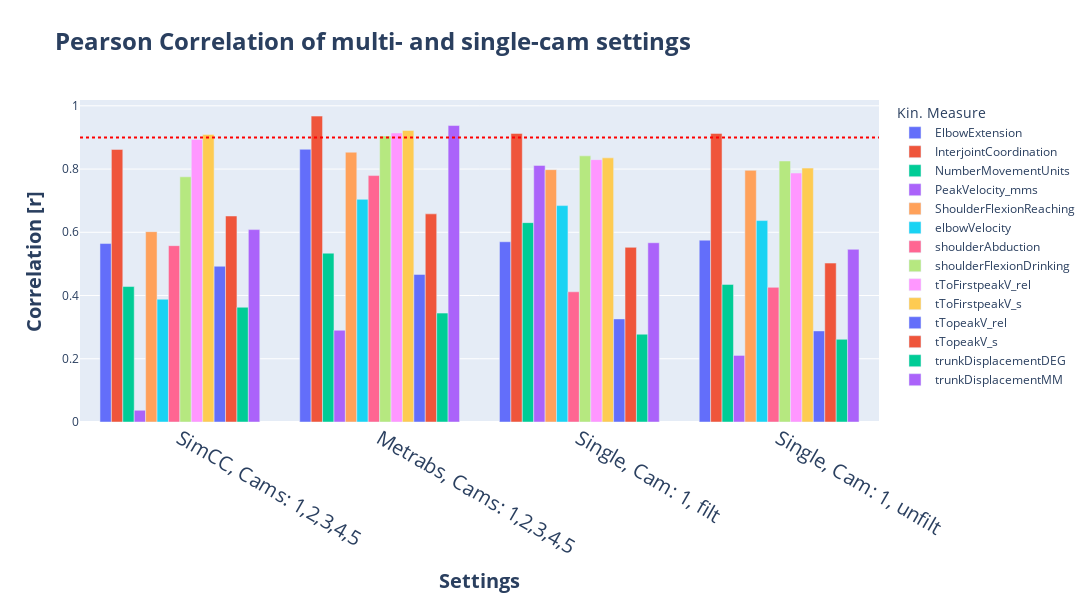

Here is the notebook cell this chart was saved with:
### Code cell
fig = px.bar(df_plot[df_plot['id_s'].isin(idx_s_reduced)], x='id_s_name', y='correlation', color='measure', title=f'Pearson Correlation', labels={'correlation': 'Pearson Correlation', 'id_s': 'Subject ID', 'measure': 'Kin. Measure'},
             template = 'plotly', barmode="group")

fig.add_hline(y=0.9, line_dash='dot', line_color='red', name = 'minimum correlation')

fig.update_layout(title= dict(text=f'<b>Pearson Correlation of multi- and single-cam settings<b>', font=dict(size=24)) ,
                  xaxis_title = dict(text=f'<b>Settings<b>', font=dict(size=20)),
                  yaxis_title = dict(text=f'<b>Correlation [r]<b>', font=dict(size=20)),
                  xaxis = dict(tickfont=dict(size=20)),
                  width = 1300, height = 600,
          )

fig.show()

os.makedirs(os.path.join(dir_plots_cat, '04_correlation'), exist_ok=True)

path = os.path.join(dir_plots_cat, '04_correlation', f'pearson_corr_reduced.html')
fig.write_html(path)

path = os.path.join(dir_plots_cat, '04_correlation', f'pearson_corr_reduced.png')
fig.write_image(path, scale = 5)

### Figure 1 — Plotly figure (JSON) as saved in the notebook; plotly's stock layout.template omitted (floating-point values rounded to 4 significant figures)
{"data": [{"alignmentgroup": "True", "hovertemplate": "Kin. Measure=ElbowExtension<br>id_s_name=%{x}<br>Pearson Correlation=%{y}<extra></extra>", "legendgroup": "ElbowExtension", "marker": {"color": "#636efa", "pattern": {"shape": ""}}, "name": "ElbowExtension", "offsetgroup": "ElbowExtension", "orientation": "v", "showlegend": true, "textposition": "auto", "x": ["SimCC, Cams: 1,2,3,4,5", "Metrabs, Cams: 1,2,3,4,5", "Single, Cam: 1, filt", "Single, Cam: 1, unfilt"], "xaxis": "x", "y": [0.5644, 0.8626, 0.5701, 0.5751], "yaxis": "y", "type": "bar"}, {"alignmentgroup": "True", "hovertemplate": "Kin. Measure=InterjointCoordination<br>id_s_name=%{x}<br>Pearson Correlation=%{y}<extra></extra>", "legendgroup": "InterjointCoordination", "marker": {"color": "#EF553B", "pattern": {"shape": ""}}, "name": "InterjointCoordination", "offsetgroup": "InterjointCoordination", "orientation": "v", "showlegend": true, "textposition": "auto", "x": ["SimCC, Cams: 1,2,3,4,5", "Metrabs, Cams: 1,2,3,4,5", "Single, Cam: 1, filt", "Single, Cam: 1, unfilt"], "xaxis": "x", "y": [0.8622, 0.9675, 0.9127, 0.9128], "yaxis": "y", "type": "bar"}, {"alignmentgroup": "True", "hovertemplate": "Kin. Measure=NumberMovementUnits<br>id_s_name=%{x}<br>Pearson Correlation=%{y}<extra></extra>", "legendgroup": "NumberMovementUnits", "marker": {"color": "#00cc96", "pattern": {"shape": ""}}, "name": "NumberMovementUnits", "offsetgroup": "NumberMovementUnits", "orientation": "v", "showlegend": true, "textposition": "auto", "x": ["SimCC, Cams: 1,2,3,4,5", "Metrabs, Cams: 1,2,3,4,5", "Single, Cam: 1, filt", "Single, Cam: 1, unfilt"], "xaxis": "x", "y": [0.4284, 0.534, 0.6305, 0.4352], "yaxis": "y", "type": "bar"}, {"alignmentgroup": "True", "hovertemplate": "Kin. Measure=PeakVelocity_mms<br>id_s_name=%{x}<br>Pearson Correlation=%{y}<extra></extra>", "legendgroup": "PeakVelocity_mms", "marker": {"color": "#ab63fa", "pattern": {"shape": ""}}, "name": "PeakVelocity_mms", "offsetgroup": "PeakVelocity_mms", "orientation": "v", "showlegend": true, "textposition": "auto", "x": ["SimCC, Cams: 1,2,3,4,5", "Metrabs, Cams: 1,2,3,4,5", "Single, Cam: 1, filt", "Single, Cam: 1, unfilt"], "xaxis": "x", "y": [0.03712, 0.2901, 0.8115, 0.2105], "yaxis": "y", "type": "bar"}, {"alignmentgroup": "True", "hovertemplate": "Kin. Measure=ShoulderFlexionReaching<br>id_s_name=%{x}<br>Pearson Correlation=%{y}<extra></extra>", "legendgroup": "ShoulderFlexionReaching", "marker": {"color": "#FFA15A", "pattern": {"shape": ""}}, "name": "ShoulderFlexionReaching", "offsetgroup": "ShoulderFlexionReaching", "orientation": "v", "showlegend": true, "textposition": "auto", "x": ["SimCC, Cams: 1,2,3,4,5", "Metrabs, Cams: 1,2,3,4,5", "Single, Cam: 1, filt", "Single, Cam: 1, unfilt"], "xaxis": "x", "y": [0.602, 0.8534, 0.7981, 0.7959], "yaxis": "y", "type": "bar"}, {"alignmentgroup": "True", "hovertemplate": "Kin. Measure=elbowVelocity<br>id_s_name=%{x}<br>Pearson Correlation=%{y}<extra></extra>", "legendgroup": "elbowVelocity", "marker": {"color": "#19d3f3", "pattern": {"shape": ""}}, "name": "elbowVelocity", "offsetgroup": "elbowVelocity", "orientation": "v", "showlegend": true, "textposition": "auto", "x": ["SimCC, Cams: 1,2,3,4,5", "Metrabs, Cams: 1,2,3,4,5", "Single, Cam: 1, filt", "Single, Cam: 1, unfilt"], "xaxis": "x", "y": [0.3883, 0.7042, 0.6844, 0.637], "yaxis": "y", "type": "bar"}, {"alignmentgroup": "True", "hovertemplate": "Kin. Measure=shoulderAbduction<br>id_s_name=%{x}<br>Pearson Correlation=%{y}<extra></extra>", "legendgroup": "shoulderAbduction", "marker": {"color": "#FF6692", "pattern": {"shape": ""}}, "name": "shoulderAbduction", "offsetgroup": "shoulderAbduction", "orientation": "v", "showlegend": true, "textposition": "auto", "x": ["SimCC, Cams: 1,2,3,4,5", "Metrabs, Cams: 1,2,3,4,5", "Single, Cam: 1, filt", "Single, Cam: 1, unfilt"], "xaxis": "x", "y": [0.5577, 0.7794, 0.4118, 0.4259], "yaxis": "y", "type": "bar"}, {"alignmentgroup": "True", "hovertemplate": "Kin. Measure=shoulderFlexionDrinking<br>id_s_name=%{x}<br>Pearson Correlation=%{y}<extra></extra>", "legendgroup": "shoulderFlexionDrinking", "marker": {"color": "#B6E880", "pattern": {"shape": ""}}, "name": "shoulderFlexionDrinking", "offsetgroup": "shoulderFlexionDrinking", "orientation": "v", "showlegend": true, "textposition": "auto", "x": ["SimCC, Cams: 1,2,3,4,5", "Metrabs, Cams: 1,2,3,4,5", "Single, Cam: 1, filt", "Single, Cam: 1, unfilt"], "xaxis": "x", "y": [0.7755, 0.9046, 0.8417, 0.8255], "yaxis": "y", "type": "bar"}, {"alignmentgroup": "True", "hovertemplate": "Kin. Measure=tToFirstpeakV_rel<br>id_s_name=%{x}<br>Pearson Correlation=%{y}<extra></extra>", "legendgroup": "tToFirstpeakV_rel", "marker": {"color": "#FF97FF", "pattern": {"shape": ""}}, "name": "tToFirstpeakV_rel", "offsetgroup": "tToFirstpeakV_rel", "orientation": "v", "showlegend": true, "textposition": "auto", "x": ["SimCC, Cams: 1,2,3,4,5", "Metrabs, Cams: 1,2,3,4,5", "Single, Cam: 1, filt", "Single, Cam: 1, unfilt"], "xaxis": "x", "y": [0.8939, 0.9142, 0.8298, 0.7873], "yaxis": "y", "type": "bar"}, {"alignmentgroup": "True", "hovertemplate": "Kin. Measure=tToFirstpeakV_s<br>id_s_name=%{x}<br>Pearson Correlation=%{y}<extra></extra>", "legendgroup": "tToFirstpeakV_s", "marker": {"color": "#FECB52", "pattern": {"shape": ""}}, "name": "tToFirstpeakV_s", "offsetgroup": "tToFirstpeakV_s", "orientation": "v", "showlegend": true, "textposition": "auto", "x": ["SimCC, Cams: 1,2,3,4,5", "Metrabs, Cams: 1,2,3,4,5", "Single, Cam: 1, filt", "Single, Cam: 1, unfilt"], "xaxis": "x", "y": [0.9095, 0.9222, 0.8354, 0.8031], "yaxis": "y", "type": "bar"}, {"alignmentgroup": "True", "hovertemplate": "Kin. Measure=tTopeakV_rel<br>id_s_name=%{x}<br>Pearson Correlation=%{y}<extra></extra>", "legendgroup": "tTopeakV_rel", "marker": {"color": "#636efa", "pattern": {"shape": ""}}, "name": "tTopeakV_rel", "offsetgroup": "tTopeakV_rel", "orientation": "v", "showlegend": true, "textposition": "auto", "x": ["SimCC, Cams: 1,2,3,4,5", "Metrabs, Cams: 1,2,3,4,5", "Single, Cam: 1, filt", "Single, Cam: 1, unfilt"], "xaxis": "x", "y": [0.4926, 0.4668, 0.3261, 0.2881], "yaxis": "y", "type": "bar"}, {"alignmentgroup": "True", "hovertemplate": "Kin. Measure=tTopeakV_s<br>id_s_name=%{x}<br>Pearson Correlation=%{y}<extra></extra>", "legendgroup": "tTopeakV_s", "marker": {"color": "#EF553B", "pattern": {"shape": ""}}, "name": "tTopeakV_s", "offsetgroup": "tTopeakV_s", "orientation": "v", "showlegend": true, "textposition": "auto", "x": ["SimCC, Cams: 1,2,3,4,5", "Metrabs, Cams: 1,2,3,4,5", "Single, Cam: 1, filt", "Single, Cam: 1, unfilt"], "xaxis": "x", "y": [0.6516, 0.6583, 0.5525, 0.5026], "yaxis": "y", "type": "bar"}, {"alignmentgroup": "True", "hovertemplate": "Kin. Measure=trunkDisplacementDEG<br>id_s_name=%{x}<br>Pearson Correlation=%{y}<extra></extra>", "legendgroup": "trunkDisplacementDEG", "marker": {"color": "#00cc96", "pattern": {"shape": ""}}, "name": "trunkDisplacementDEG", "offsetgroup": "trunkDisplacementDEG", "orientation": "v", "showlegend": true, "textposition": "auto", "x": ["SimCC, Cams: 1,2,3,4,5", "Metrabs, Cams: 1,2,3,4,5", "Single, Cam: 1, filt", "Single, Cam: 1, unfilt"], "xaxis": "x", "y": [0.3629, 0.3444, 0.2777, 0.2617], "yaxis": "y", "type": "bar"}, {"alignmentgroup": "True", "hovertemplate": "Kin. Measure=trunkDisplacementMM<br>id_s_name=%{x}<br>Pearson Correlation=%{y}<extra></extra>", "legendgroup": "trunkDisplacementMM", "marker": {"color": "#ab63fa", "pattern": {"shape": ""}}, "name": "trunkDisplacementMM", "offsetgroup": "trunkDisplacementMM", "orientation": "v", "showlegend": true, "textposition": "auto", "x": ["SimCC, Cams: 1,2,3,4,5", "Metrabs, Cams: 1,2,3,4,5", "Single, Cam: 1, filt", "Single, Cam: 1, unfilt"], "xaxis": "x", "y": [0.6085, 0.9376, 0.567, 0.5461], "yaxis": "y", "type": "bar"}], "layout": {"xaxis": {"anchor": "y", "domain": [0.0, 1.0], "title": {"text": "<b>Settings<b>", "font": {"size": 20}}, "tickfont": {"size": 20}}, "yaxis": {"anchor": "x", "domain": [0.0, 1.0], "title": {"text": "<b>Correlation [r]<b>", "font": {"size": 20}}}, "legend": {"title": {"text": "Kin. Measure"}, "tracegroupgap": 0}, "title": {"text": "<b>Pearson Correlation of multi- and single-cam settings<b>", "font": {"size": 24}}, "barmode": "group", "shapes": [{"line": {"color": "red", "dash": "dot"}, "name": "minimum correlation", "type": "line", "x0": 0, "x1": 1, "xref": "x domain", "y0": 0.9, "y1": 0.9, "yref": "y"}], "width": 1300, "height": 600}}
